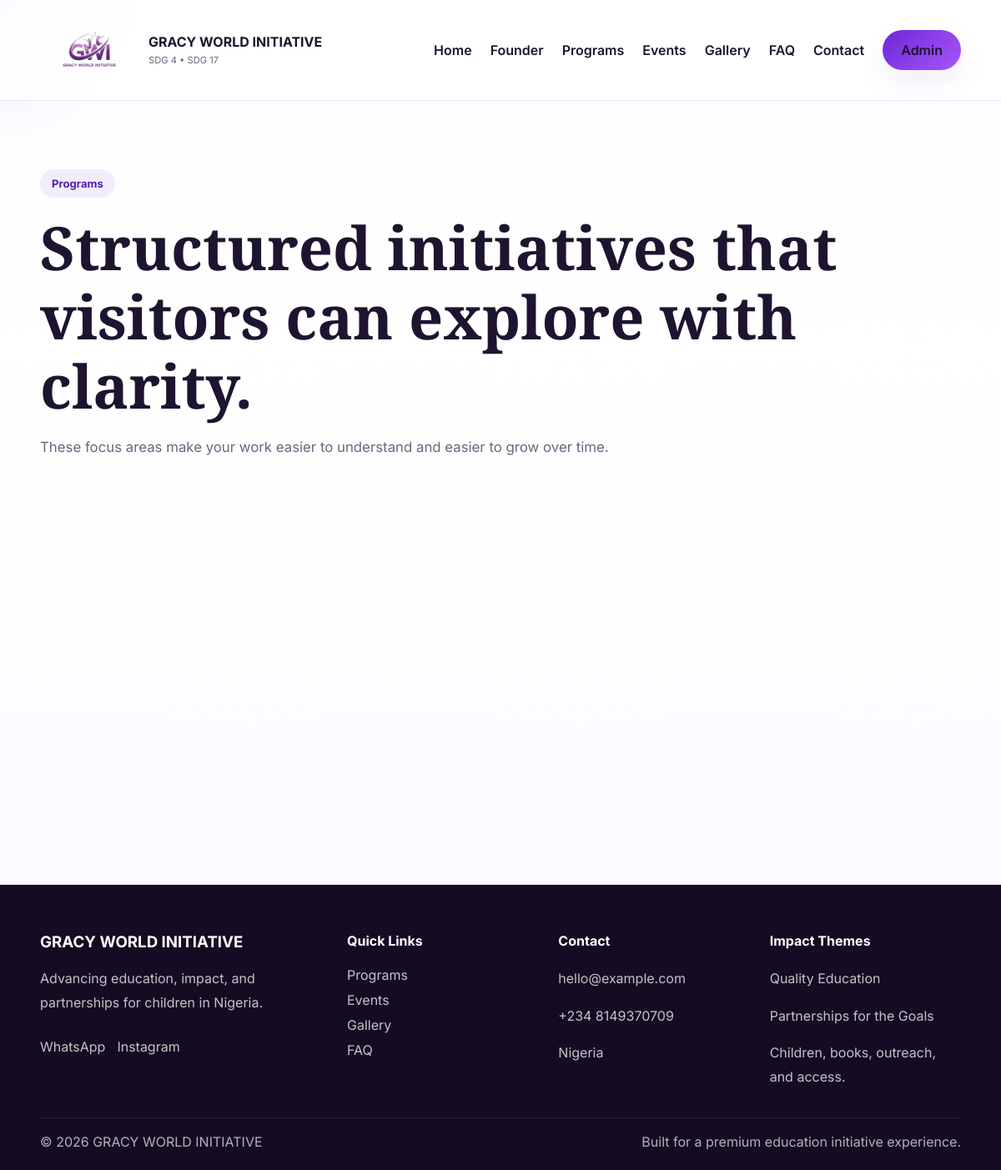
Page /programs on the committed database.
### tables this page shows
CREATE TABLE site_settings (
            id INTEGER PRIMARY KEY CHECK (id = 1),
            site_name TEXT,
            tagline TEXT,
            whatsapp_url TEXT,
            instagram_url TEXT,
            contact_email TEXT,
            contact_phone TEXT,
            founder_name TEXT,
            founder_role TEXT,
            founder_bio TEXT,
            founder_quote TEXT
        );

### app.py (the view)
@app.route('/programs')
def programs_page():
    conn = get_db_connection()
    programs = conn.execute('SELECT * FROM programs ORDER BY id ASC').fetchall()
    conn.close()
    return render_template('programs.html', programs=programs)

### app.py (called while the page is built)
def get_db_connection():
    conn = sqlite3.connect(DATABASE)
    conn.row_factory = sqlite3.Row
    return conn

@app.before_request
def ensure_db():
    init_db()

def fetch_settings():
    conn = get_db_connection()
    settings = conn.execute('SELECT * FROM site_settings WHERE id = 1').fetchone()
    conn.close()
    return settings

@app.context_processor
def inject_globals():
    return {'site_settings': fetch_settings(), 'current_year': datetime.now().year}

### templates/programs.html (shortened to what this page needs)
{% extends 'base.html' %}  {% block content %}
<section class="page-hero compact-hero">
  <div class="container reveal">
    <span class="eyebrow">Programs</span>
    <h1>Structured initiatives that visitors can explore with clarity.</h1>
    <p>
      These focus areas make your work easier to understand and easier to grow
      over time.
    </p>
  </div>
</section>
<section class="section">
  <div class="container card-grid three-grid">
  </div>
</section>
{% endblock %}

### templates/base.html (shortened to what this page needs)
<!doctype html>
<html lang="en">
  <head>
    <link
      rel="stylesheet"
      href="{{ url_for('static', filename='css/main.css') }}"
    />
  </head>
  <body>
    <header class="site-header">
      <div class="container header-inner">
        <a href="{{ url_for('home') }}" class="brand-mark">
          <img
            src="../static/images/WhatsApp_Image_2026-03-28_at_8.42.58_PM-removebg-preview.png"
            alt="Logo"
          />
          <div>
            <strong>{{ site_settings.site_name }}</strong>
            <small>SDG 4 • SDG 17</small>
          </div>
        </a>
        <nav class="site-nav" id="siteNav">
          <a href="{{ url_for('home') }}">Home</a>
          <a href="{{ url_for('founder_page') }}">Founder</a>
          <a href="{{ url_for('programs_page') }}">Programs</a>
          <a href="{{ url_for('events_page') }}">Events</a>
          <a href="{{ url_for('gallery_page') }}">Gallery</a>
          <a href="{{ url_for('faq_page') }}">FAQ</a>
          <a href="{{ url_for('contact_page') }}">Contact</a>
          <a href="{{ url_for('admin_login') }}" class="nav-cta">Admin</a>
        </nav>
      </div>
    </header>
    <main>{% block content %}{% endblock %}</main>
    <footer class="site-footer">
      <div class="container footer-grid">
        <div>
          <h3>{{ site_settings.site_name }}</h3>
          <p>{{ site_settings.tagline }}</p>
          <div class="footer-socials">
            <a
              href="{{ site_settings.whatsapp_url }}"
              target="_blank"
              rel="noopener"
              >WhatsApp</a
            >
            <a
              href="{{ site_settings.instagram_url }}"
              target="_blank"
              rel="noopener"
              >Instagram</a
            >
          </div>
        </div>
        <div>
          <h4>Quick Links</h4>
          <a href="{{ url_for('programs_page') }}">Programs</a>
          <a href="{{ url_for('events_page') }}">Events</a>
          <a href="{{ url_for('gallery_page') }}">Gallery</a>
          <a href="{{ url_for('faq_page') }}">FAQ</a>
        </div>
        <div>
          <h4>Contact</h4>
          <p>{{ site_settings.contact_email }}</p>
          <p>{{ site_settings.contact_phone }}</p>
          <p>Nigeria</p>
        </div>
        <div>
          <h4>Impact Themes</h4>
          <p>Quality Education</p>
          <p>Partnerships for the Goals</p>
          <p>Children, books, outreach, and access.</p>
        </div>
      </div>
      <div class="container footer-base">
        <span>© {{ current_year }} {{ site_settings.site_name }}</span>
        <span>Built for a premium education initiative experience.</span>
      </div>
    </footer>
  </body>
</html>

### static/css/main.css (style rules this page uses)
:root { --bg: #fbf9ff; --surface: #ffffff; --surface-2: #f4ecff; --text: #1e1430; --muted: #6e6480; --primary: #6d28d9; --primary-dark: #531fb0; --accent: #a855f7; --border: rgba(109, 40, 217, 0.12); --shadow: 0 20px 60px rgba(82, 31, 176, 0.12); --shadow-soft: 0 14px 34px rgba(82, 31, 176, 0.08); --radius: 24px; --radius-sm: 16px; --container: 1180px; }
* { box-sizing: border-box; }
html { scroll-behavior: smooth; }
body { margin: 0; font-family: "Inter", sans-serif; background: linear-gradient(180deg, #fdfcff 0%, #ffffff 30%, #faf7ff 100%); color: var(--text); }
img, video { max-width: 100%; display: block; }
a { color: inherit; text-decoration: none; }
p { line-height: 1.8; }
h1, h2, h3, h4 { line-height: 1.15; margin-top: 0; }
.container { width: min(92%, var(--container)); margin: 0 auto; }
.site-header { position: sticky; top: 0; z-index: 50; background: rgba(255, 255, 255, 0.82); backdrop-filter: blur(14px); border-bottom: 1px solid var(--border); }
.header-inner { min-height: 82px; display: flex; align-items: center; justify-content: space-between; gap: 20px; }
.brand-mark { display: flex; align-items: center; gap: 14px; }
.brand-mark strong { display: block; font-size: 1rem; }
.brand-mark small { color: var(--muted); font-size: 0.82rem; }
.brand-mark { display: flex; align-items: center; gap: 10px; }
.brand-mark img { height: 120px; width: auto; object-fit: contain; }
.brand-mark small { font-size: 0.7rem; color: #777; }
.site-nav { display: flex; align-items: center; gap: 22px; }
.site-nav a { font-weight: 600; color: var(--text); }
.nav-cta, .btn { display: inline-flex; align-items: center; justify-content: center; border-radius: 999px; padding: 14px 22px; font-weight: 700; transition: transform 0.28s ease, background 0.28s ease, color 0.28s ease, box-shadow 0.28s ease; }
.nav-cta, .btn-primary { background: linear-gradient(135deg, var(--primary), var(--accent)); color: white; box-shadow: var(--shadow-soft); }
.hero-copy h1, .page-hero h1 { font-family: "Playfair Display", serif; font-size: clamp(2.5rem, 6vw, 5rem); margin-bottom: 18px; }
.hero-copy p, .page-hero p { color: var(--muted); font-size: 1.05rem; max-width: 720px; }
.eyebrow, .section-label { display: inline-flex; padding: 9px 14px; border-radius: 999px; background: rgba(109, 40, 217, 0.08); color: var(--primary-dark); font-weight: 700; font-size: 0.82rem; margin-bottom: 18px; }
.hero-actions, .cta-actions, .footer-socials { display: flex; flex-wrap: wrap; gap: 14px; margin-top: 28px; }
.hero-metrics span, .meta-line, .event-mini-meta, .brand-mark small, .field-hint { color: var(--muted); }
.section, .page-hero { padding: 82px 0; }
.page-hero.compact-hero { padding-bottom: 28px; }
.story-grid, .card-grid, .timeline-grid, .admin-stats-grid { display: grid; gap: 22px; }
.card-grid.three-grid, .admin-stats-grid { grid-template-columns: repeat(3, 1fr); }
.site-footer { margin-top: 40px; background: #140c23; color: white; padding: 58px 0 24px; }
.footer-grid { display: grid; grid-template-columns: 1.2fr 0.8fr 0.8fr 0.8fr; gap: 24px; }
.footer-grid p, .footer-grid a { color: rgba(255, 255, 255, 0.75); display: block; margin-bottom: 10px; }
.footer-base { display: flex; justify-content: space-between; gap: 20px; margin-top: 24px; padding-top: 18px; border-top: 1px solid rgba(255, 255, 255, 0.1); color: rgba(255, 255, 255, 0.68); }
.reveal { opacity: 0; transform: translateY(30px); transition: all 0.8s ease; }
.reveal.active { opacity: 1; transform: translateY(0); }

### rows in the picture
site_settings: site_name "GRACY WORLD INITIATIVE", tagline "Advancing education, impact, and partnerships for children in Nigeria.", contact_email "hello@example.com", contact_phone "+234 8149370709"
